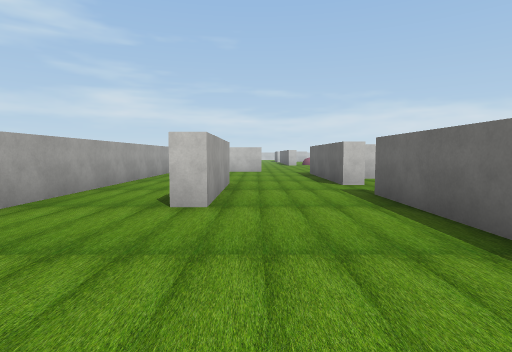
View 1 (above)

19 first-person views from a walk through a 3-D level made in the Unity game engine. The camera is 1.4 m above the floor, tilts 4° down and sees 80° across. The floor is counted in squares, 2 m on a side. Each view is taken from the middle of a square. On the plan, view 1 faces up. The plan holds only what a view shows up to about 10 squares ahead; the rest is blank. The place goes on beyond the plan. The player character is not drawn. Some animated figures are left out. Some surface patterns are stand-ins.

View 2
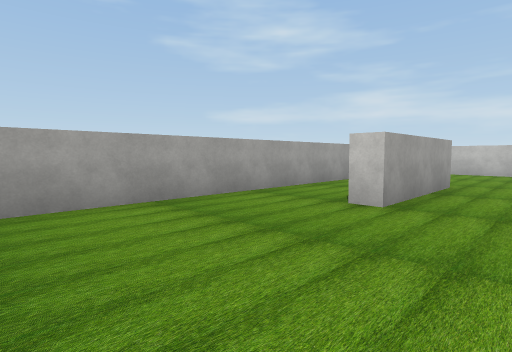

View 3
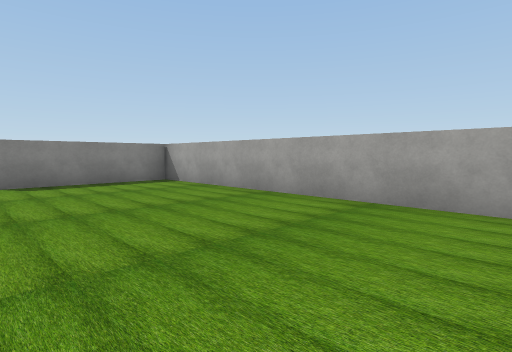

View 4
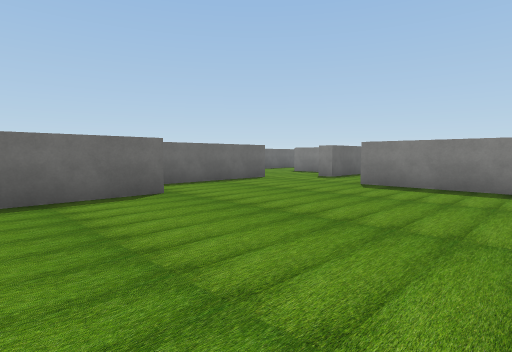

View 5
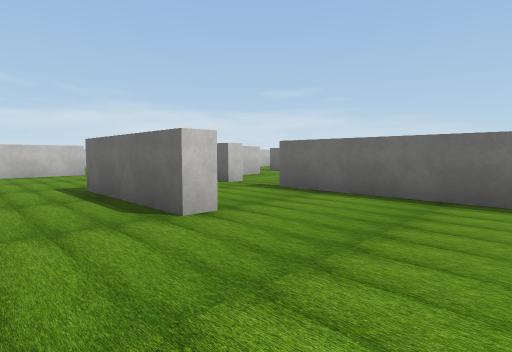

View 6
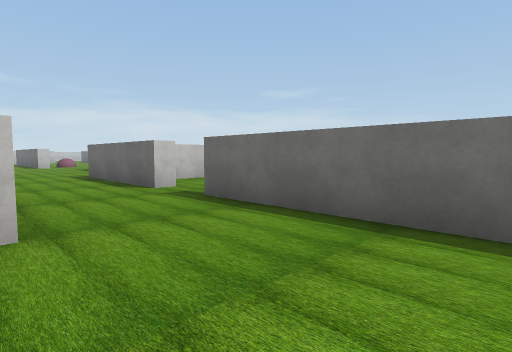

View 7
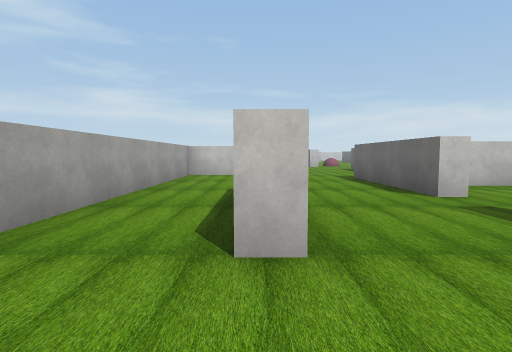

View 8
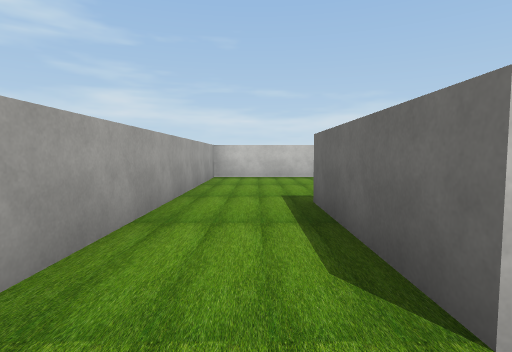

View 9
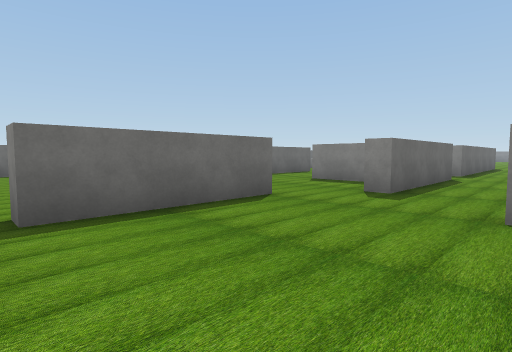

View 10
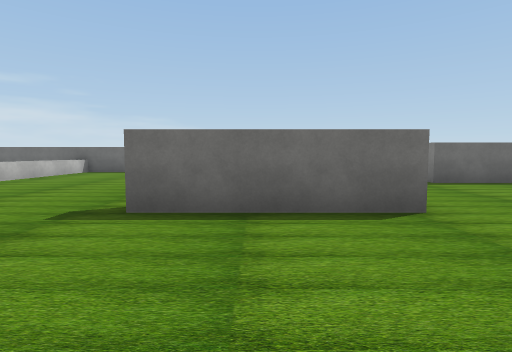

View 11
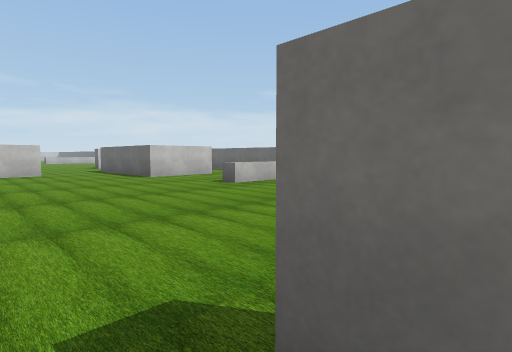

View 12
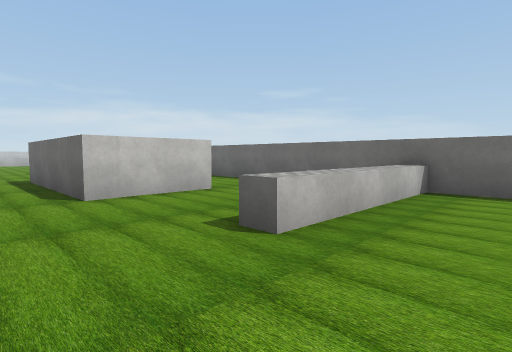

View 13
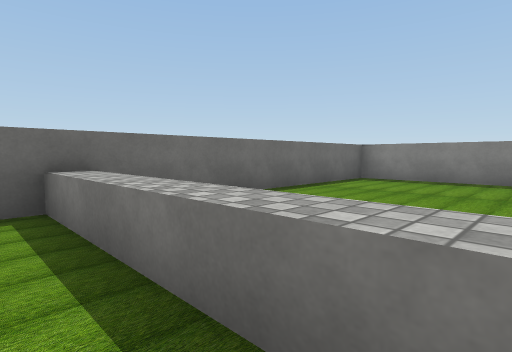

View 14
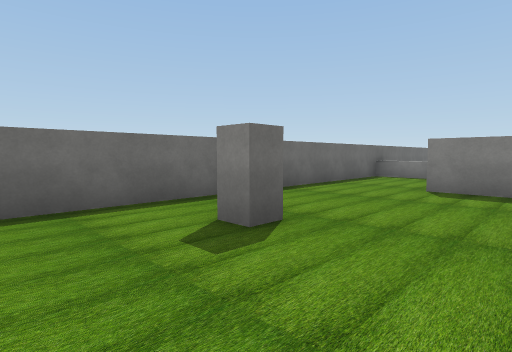

View 15
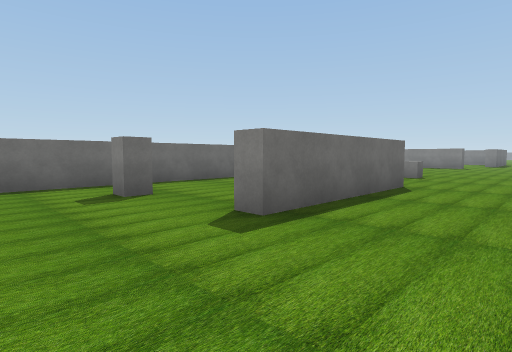

View 16
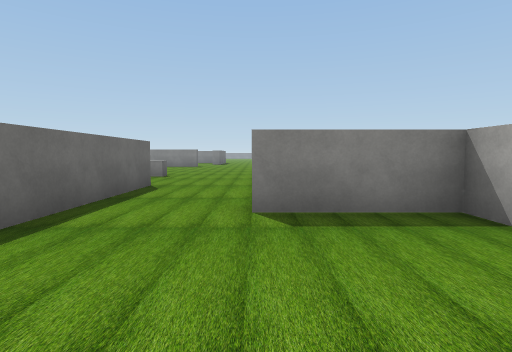

View 17
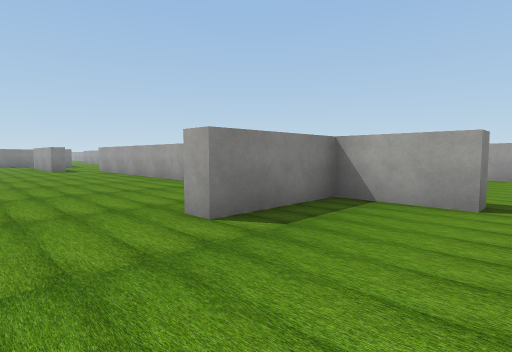

View 18
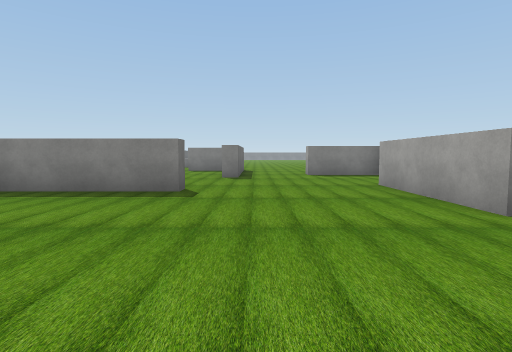

View 19
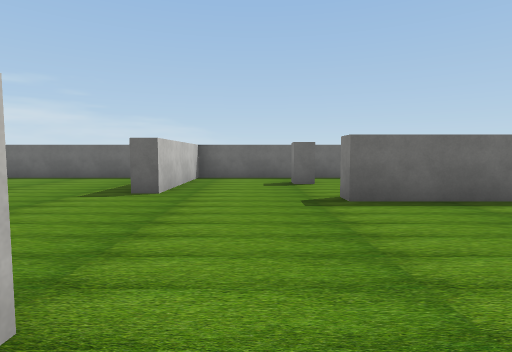

### Floor plan
Ten units are one square. View 1 is at (0, 0); x grows to the right and y downward. Boxes are objects, and circles mark ways between rooms. Rooms are numbered by the first view taken in them; rooms with no view inside come last. Other rooms are left out.
<svg viewBox="-38 -133 165 247">
<path fill="none" stroke="#000" d="M21 18 21 -44M36 61 36 24M21 76 28 76M-6 -40 -11 -40M-33 -35 -33 59 4 59M99 -61 74 -61 74 -105 80 -105M36 24 41 24 41 61M85 -66 99 -66M25 -49 25 -21M101 -104 101 -110 106 -110M101 85 101 79M122 96 122 53 85 53 85 48 122 48 122 -128M35 96 52 96M25 -113 25 -93 50 -93 50 -88 31 -88M74 109 74 84 81 84M122 -27 80 -27 80 -32 122 -32M-6 -75 -6 -65M0 -125 -33 -125 -33 -35M21 -70 21 -113 25 -113M-11 -40 -11 -75M-6 -65 -6 -40M26 -70 21 -70M21 -44 21 -54"/>
<circle cx="30" cy="20" r="3" fill="#2a7"/>
<circle cx="37" cy="80" r="3" fill="#2a7"/>
<circle cx="-25" cy="-45" r="3" fill="#2a7"/>
<circle cx="5" cy="-50" r="3" fill="#2a7"/>
<circle cx="20" cy="-125" r="3" fill="#2a7"/>
<circle cx="20" cy="-60" r="3" fill="#2a7"/>
<circle cx="5" cy="-70" r="3" fill="#2a7"/>
<text x="0" y="20">1</text>
<text x="80" y="-10">2</text>
<text x="-10" y="-90">3</text>
<text x="10" y="-60">4</text>
</svg>
Room 1 opens to room 2. Room 1 opens to room 3. Room 1 opens to room 4. Room 2 opens to room 3. Room 2 opens to room 4. Room 3 opens to room 4.

Where each view was taken, in squares from view 1:
view 1: 0 up, 0 right, facing up
view 2: 0 up, 1 right, facing up-left
view 3: 2 up, 1 right, facing down-left
view 4: 1 up, 3 left, facing down-right
view 5: 1 up, 3 left, facing up-right
view 6: 1 up, 1 left, facing up-right
view 7: 2 up, 1 left, facing up
view 8: 3 up, 2 left, facing up
view 9: 2 down, 0 right, facing down-right
view 10: 4 down, 0 right, facing right
view 11: 3 down, 3 right, facing up-right
view 12: 1 up, 6 right, facing up-right
view 13: 4 up, 8 right, facing down-right
view 14: 13 up, 8 right, facing down-right
view 15: 13 up, 5 right, facing down-right
view 16: 13 up, 5 right, facing down
view 17: 12 up, 7 right, facing down-left
view 18: 1 up, 7 right, facing down
view 19: 7 down, 3 right, facing right
